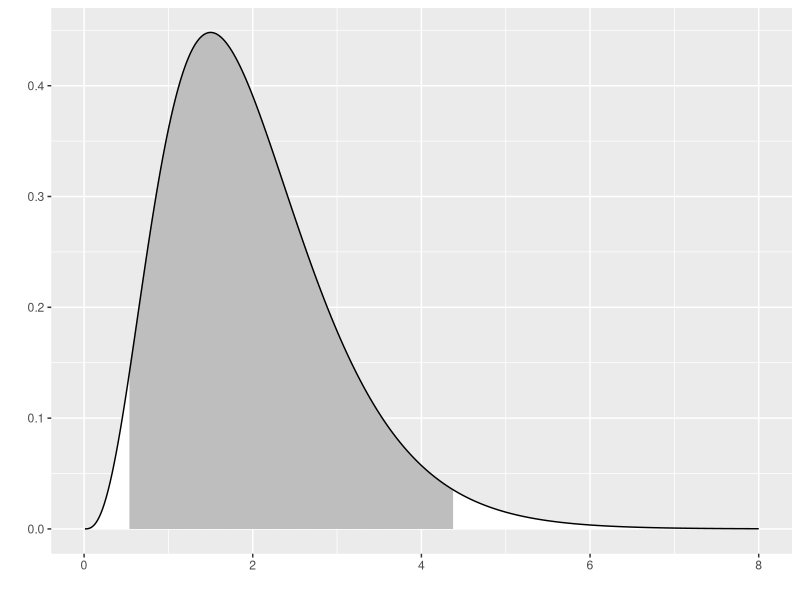
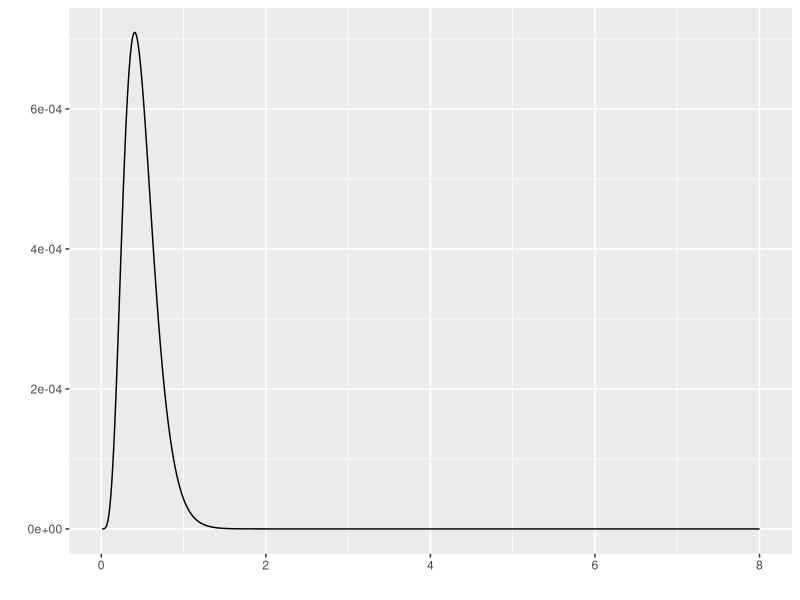
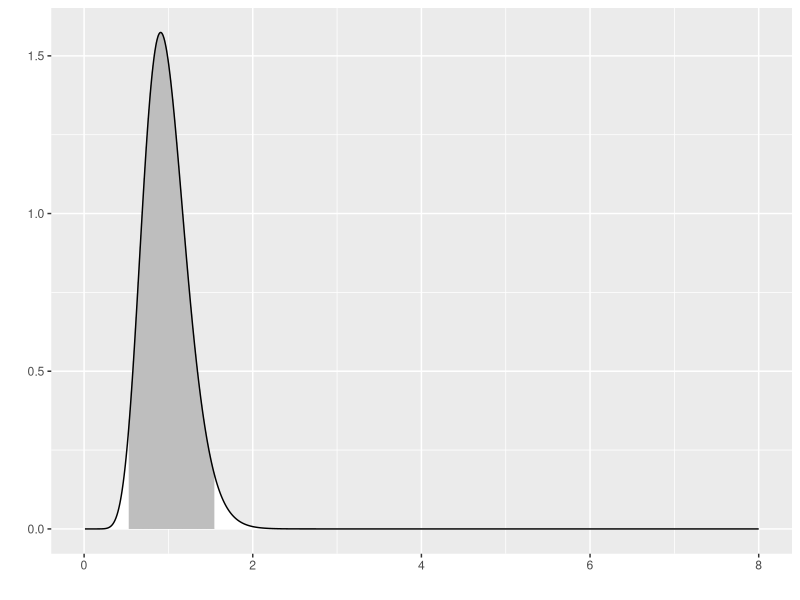
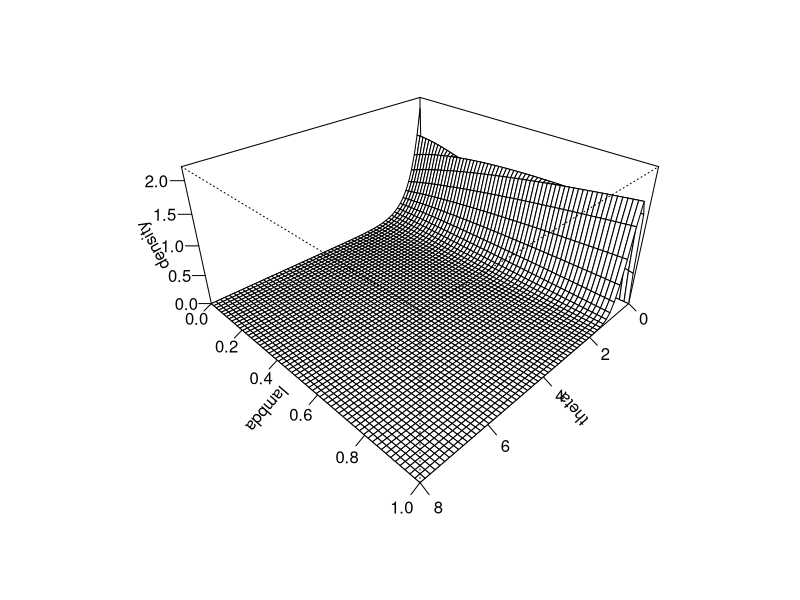

These figures' R source, in order:
## ---- chunk 1
suppressMessages(suppressWarnings(library(MASS)))
suppressMessages(suppressWarnings(library(tidyverse)))
knitr::opts_chunk$set(echo=TRUE, fig.width=8, fig.height=2)
## ---- chunk 2
x_max <- 8

n0 <- 4
theta0 <- 0.5

alpha0 <- n0
beta0 <- n0*theta0

muF <- 2
n <- 10

x <- muF+ round(rnorm(n), 1)/theta0

ss <- sum((x-muF)^2)

alpha1 <- alpha0 + n
beta1 <- beta0 + 0.5*ss

x_grid <- seq(0.01, x_max, length=1000)

f <- function(x, mu, theta) {
  sqrt(theta/2*pi)*exp(-0.5*theta*(x-mu)^2)
}

g <- function(x, alpha, beta) {
  beta^alpha/gamma(alpha)*x^(alpha-1)*exp(-beta*x)
}

prior05 <- qgamma(0.025, alpha0, beta0) 
prior95 <- qgamma(0.975, alpha0, beta0) 

post05 <- qgamma(0.025, alpha1, beta1)  
post95 <- qgamma(0.975, alpha1, beta1) 

## ---- chunk 3
g_grid <- g(x_grid, alpha0, beta0)
outside <- x_grid < prior05 | x_grid > prior95
x_color <- 
  ifelse(outside, "white", "gray")
data.frame(x=x_grid, y=g_grid) %>%
  ggplot(aes(x, y)) +
    geom_segment(aes(xend=x, yend=0), color=x_color) +
    geom_line() + xlab(" ") + ylab(" ")
## ---- chunk 4
f_grid <- rep(NA, length(x_grid))
for (i in 1:length(x_grid)) {
  f_grid[i] <- prod(f(x, muF, x_grid[i]))
}
x_color <- "white"
data.frame(x=x_grid, y=f_grid) %>%
  ggplot(aes(x, y)) + 
    geom_line() + xlab(" ") + ylab(" ")
## ---- chunk 5
h_grid <- g(x_grid, alpha1, beta1)
outside <- x_grid < post05 | x_grid > post95
x_color <- 
  ifelse(outside, "white", "gray")
data.frame(x=x_grid, y=h_grid) %>%
  ggplot(aes(x, y)) +
    geom_segment(aes(xend=x_grid, yend=0), color=x_color) +
    geom_line() + xlab(" ") + ylab(" ")
## ---- chunk 6
knitr::opts_chunk$set(echo=TRUE, fig.width=8, fig.height=8)
## ---- chunk 7
lambda_grid <- seq(0, 1, length=60)
theta_grid <- seq(0, x_max, length=60)


gstar <- function(theta, lambda) {g(theta, 1+lambda*(alpha0-1), (1+lambda*(alpha0-1))*beta0)}
density <- outer(theta_grid, lambda_grid, gstar)
op <- par(bg = "white") 
z_max <- max(density, na.rm=TRUE)
persp(
  theta_grid, 
  lambda_grid, 
  density, 
  zlim=c(0, 1.1*z_max),
  xlab="theta",
  ylab="lambda",
  theta = 135, 
  phi = 30, 
  expand=0.5,
  ticktype="detailed")
